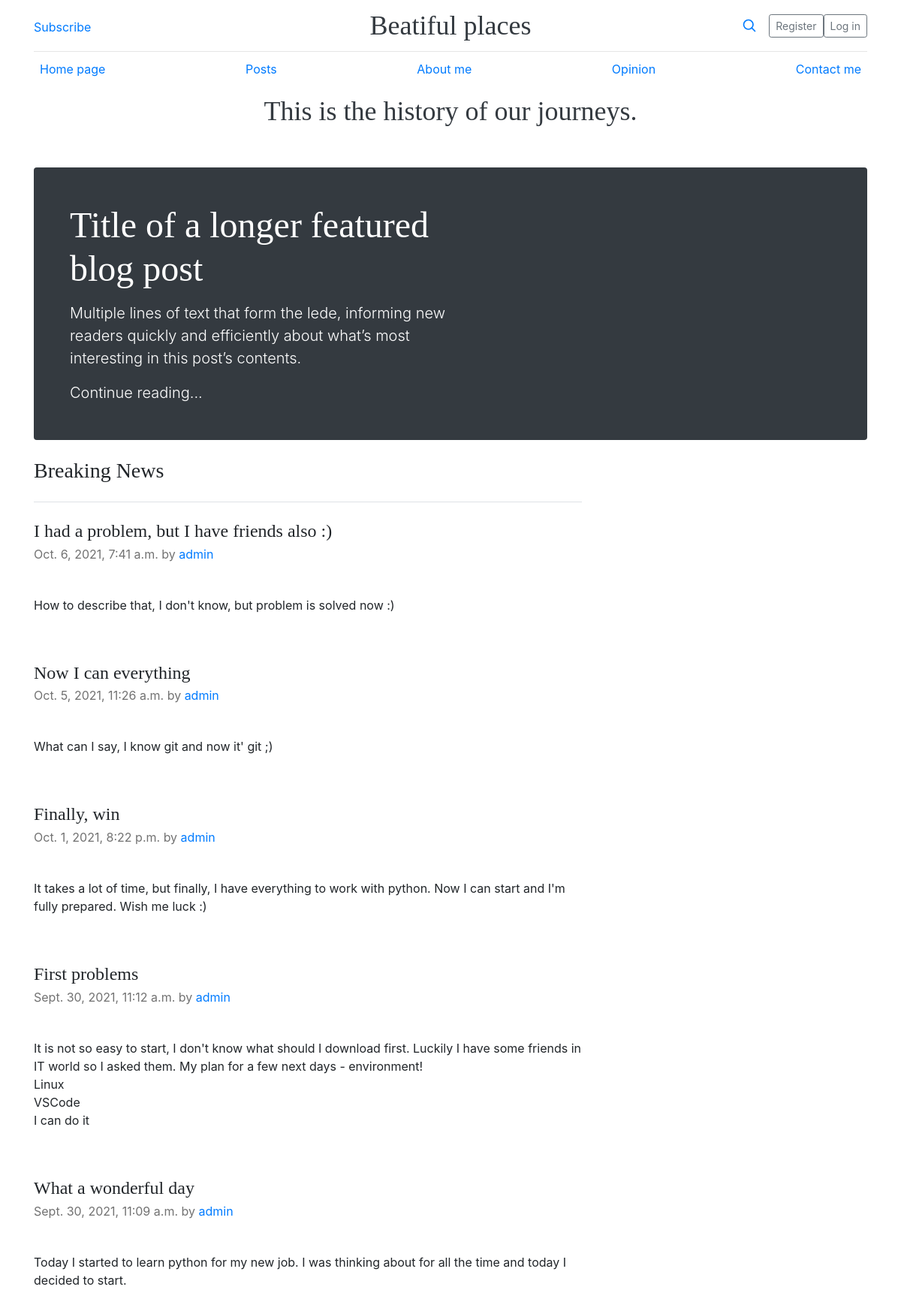
/, run on an earlier commit of the app's database.
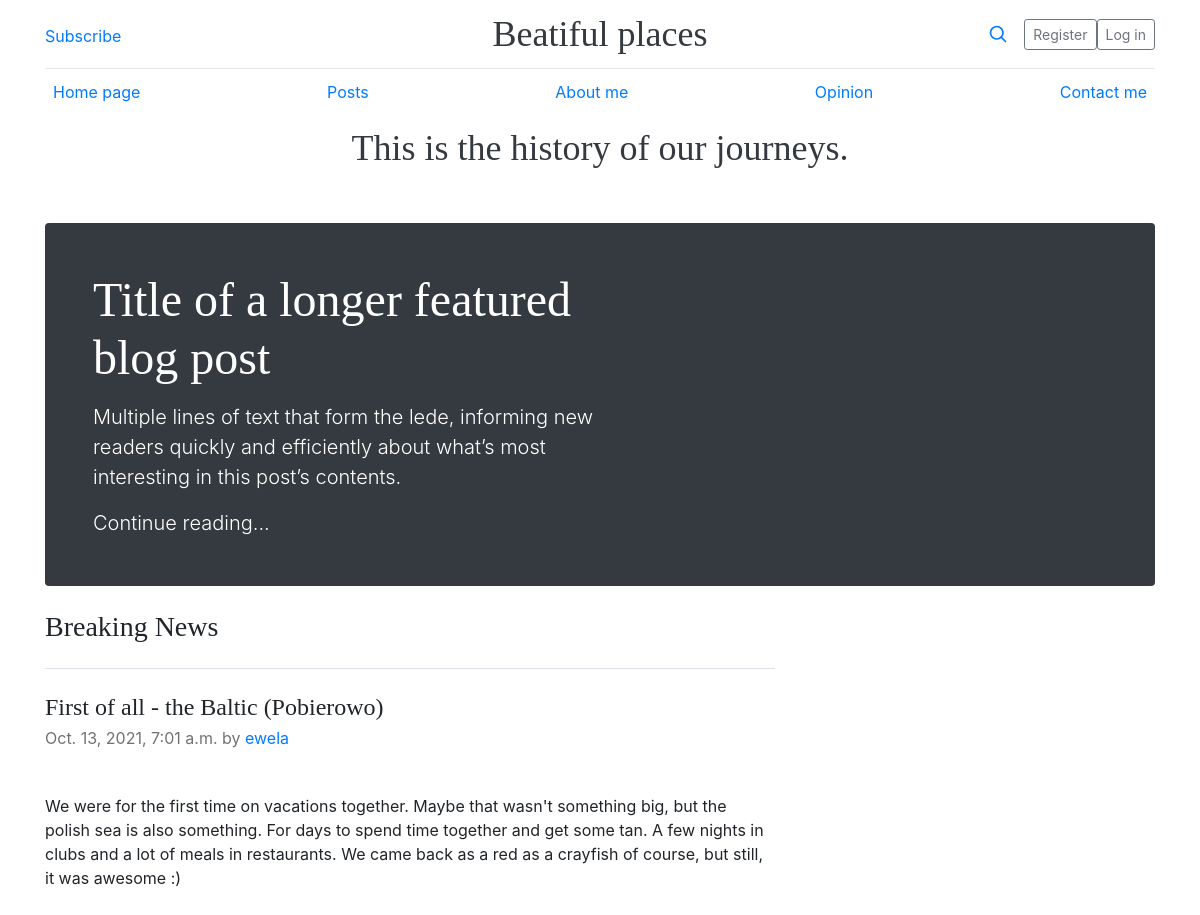
And on a later commit of the database.
### blog_app/models.py (models this page shows, shortened)
class BlogPost(models.Model):
    title = models.TextField(max_length=70)
    text = models.TextField()
    date_added = models.DateTimeField(auto_now_add=True)
    owner=models.ForeignKey(User, on_delete=models.CASCADE)

### blog_app/views.py (the view)
# urls.py: path('', views.index, name = 'index'),
def index(request):
    posts = BlogPost.objects.order_by('-date_added')
    context = { 'posts' : posts}
    return render(request, 'blog_app/index.html', context)

### blog_app/templates/blog_app/index.html
{% extends "blog_app/base.html" %}
{% block content %}
<br>
<br>
<main class="container">
  <div class="p-4 p-md-5 mb-4 text-white rounded bg-dark">
    <div class="col-md-6 px-0">
      <h1 class="display-4 fst-italic">Title of a longer featured blog post</h1>
      <p class="lead my-3">Multiple lines of text that form the lede, informing new readers quickly and efficiently about what’s most interesting in this post’s contents.</p>
      <p class="lead mb-0"><a href="#" class="text-white fw-bold">Continue reading...</a></p>
    </div>
  </div>
  <div class="row g-5">
    <div class="col-md-8">
      <h3 class="pb-4 mb-4 fst-italic border-bottom">
        Breaking News
      </h3>
        {% for post in posts %}
            <div>
                <article class="blog-post">
                <h2 class="blog-post-title">{{post.title}}</h2>
                <p class="blog-post-meta">{{post.date_added}} by <a href="#">{{post.owner}}</a></p>
                <br>
                <p>{{post.text|linebreaksbr}}</p>
            </div>
        {% empty %}
            <li> No posts. </li>
        {%endfor%}
</main>
{% endblock content %}

### blog_app/templates/blog_app/base.html (shortened to what this page needs)
{% load static %}
<!doctype html>
<html lang="en">
<head>
<link href="../assets/dist/css/bootstrap.min.css" rel="stylesheet">
    <link href="blog.css" rel="stylesheet">
    <link rel="stylesheet" href="https://maxcdn.bootstrapcdn.com/bootstrap/4.0.0/css/bootstrap.min.css">
    <link rel="stylesheet" href="{% static 'css/blog.css' %}">
</head>
<body>
    {% if user.is_authenticated %}
        <div class="container">
        <header class="blog-header py-3">
            <div class="row flex-nowrap justify-content-between align-items-center">
            <div class="col-4 pt-1">
                <a class="link-secondary" href="#">Subscribe</a>
            </div>
            <div class="col-4 text-center">
                <a class="blog-header-logo text-dark" href="#">Beatiful places</a>
            </div>
            <div class="col-4 d-flex justify-content-end align-items-center">
                <a class="link-secondary" href="#" aria-label="Search">
                <svg xmlns="http://www.w3.org/2000/svg" width="20" height="20" fill="none" stroke="currentColor" stroke-linecap="round" stroke-linejoin="round" stroke-width="2" class="mx-3" role="img" viewBox="0 0 24 24"><title>Search</title><circle cx="10.5" cy="10.5" r="7.5"/><path d="M21 21l-5.2-5.2"/></svg>
                </a>
                <a class="btn btn-sm btn-outline-secondary" href="{% url 'users:logout' %}">Log out</a>
            </div>
            </div>
        </header>
        <div class="nav-scroller py-1 mb-2">
            <nav class="nav d-flex justify-content-between">
            <a class="p-2 link-secondary" href="{% url 'blog_app:index' %}">Home page</a>
            <a class="p-2 link-secondary" href="{% url 'blog_app:posts' %}">Posts</a>
            <a class="p-2 link-secondary" href="#">About me</a>
            <a class="p-2 link-secondary" href="#">Opinion</a>
            <a class="p-2 link-secondary" href="#">Contact me</a>
            <a class="p-2 link-secondary" href="#">Hello, {{user.username}}. </a>
            </nav>
        </div>
        </div>
    {% else %}
        <div class="container">
        <header class="blog-header py-3">
            <div class="row flex-nowrap justify-content-between align-items-center">
            <div class="col-4 pt-1">
                <a class="link-secondary" href="#">Subscribe</a>
            </div>
            <div class="col-4 text-center">
                <a class="blog-header-logo text-dark" href="#">Beatiful places</a>
            </div>
            <div class="col-4 d-flex justify-content-end align-items-center">
                <a class="link-secondary" href="#" aria-label="Search">
                <svg xmlns="http://www.w3.org/2000/svg" width="20" height="20" fill="none" stroke="currentColor" stroke-linecap="round" stroke-linejoin="round" stroke-width="2" class="mx-3" role="img" viewBox="0 0 24 24"><title>Search</title><circle cx="10.5" cy="10.5" r="7.5"/><path d="M21 21l-5.2-5.2"/></svg>
                </a>
                <a class="btn btn-sm btn-outline-secondary" href="{% url 'users:register' %}">Register</a>
                <a class="btn btn-sm btn-outline-secondary" href="{% url 'users:login' %}">Log in</a>
            </div>
            </div>
        </header>
        <div class="nav-scroller py-1 mb-2">
            <nav class="nav d-flex justify-content-between">
            <a class="p-2 link-secondary" href="{% url 'blog_app:index' %}">Home page</a>
            <a class="p-2 link-secondary" href="{% url 'users:login' %}">Posts</a>
            <a class="p-2 link-secondary" href="#">About me</a>
            <a class="p-2 link-secondary" href="#">Opinion</a>
            <a class="p-2 link-secondary" href="#">Contact me</a>
            </nav>
        </div>
        </div>
    {% endif %}
    <div class="text-center">
            <a class="blog-header-logo text-dark" href="#">This is the history of our journeys.</a>
    </div>
    {% block content %}{% endblock content %}
</body>

### blog_app/static/css/blog.css (style rules this page uses)
.blog-header { line-height: 1; border-bottom: 1px solid #e5e5e5; }
.blog-header-logo { font-family: "Playfair Display", Georgia, "Times New Roman", serif; font-size: 2.25rem; }
h1, h2, h3, h4, h5, h6 { font-family: "Playfair Display", Georgia, "Times New Roman", serif; }
.display-4 { font-size: 2.5rem; }
@media (min-width: 768px) { .display-4 { font-size: 3rem; } }
.nav-scroller { position: relative; z-index: 2; height: 2.75rem; overflow-y: hidden; }
.nav-scroller .nav { display: flex; flex-wrap: nowrap; padding-bottom: 1rem; margin-top: -1px; overflow-x: auto; text-align: center; white-space: nowrap; -webkit-overflow-scrolling: touch; }
.blog-post { margin-bottom: 4rem; }
.blog-post-title { margin-bottom: .25rem; font-size: 1.5rem; }
.blog-post-meta { margin-bottom: 1.25rem; color: #727272; }

What changed in the data, as far as the page shows it:
removed BlogPost: title "I had a problem, but I have friends also :)", date_added "Oct. 6, 2021, 7:41 a.m.", owner "admin", text "How to describe that, I don't know, but problem is solved now :)"
removed BlogPost: title "Now I can everything", date_added "Oct. 5, 2021, 11:26 a.m.", owner "admin", text "What can I say, I know git and now it' git ;)"
removed BlogPost: title "Finally, win", date_added "Oct. 1, 2021, 8:22 p.m.", owner "admin", text "It takes a lot of time, but finally, I have everything to work with python. Now I can start and I'm fully prepared. Wish me luck :)"
removed BlogPost: title "First problems", date_added "Sept. 30, 2021, 11:12 a.m.", owner "admin", text "It is not so easy to start, I don't know what should I download first. Luckily I have some friends in IT world so I asked them. My plan for a few next days - environment! Linux VSCode I can do it"
removed BlogPost: title "What a wonderful day", date_added "Sept. 30, 2021, 11:09 a.m.", owner "admin", text "Today I started to learn python for my new job. I was thinking about for all the time and today I decided to start."
added BlogPost: title "First of all - the Baltic (Pobierowo)", date_added "Oct. 13, 2021, 7:01 a.m.", owner "ewela", text "We were for the first time on vacations together. Maybe that wasn't something big, but the polish sea is also something. For days to spend time together and get some tan. A few nights in clubs and a lot of meals in restaurants. We came back as a red as a crayfish of course, but still, it was awesome :)"
